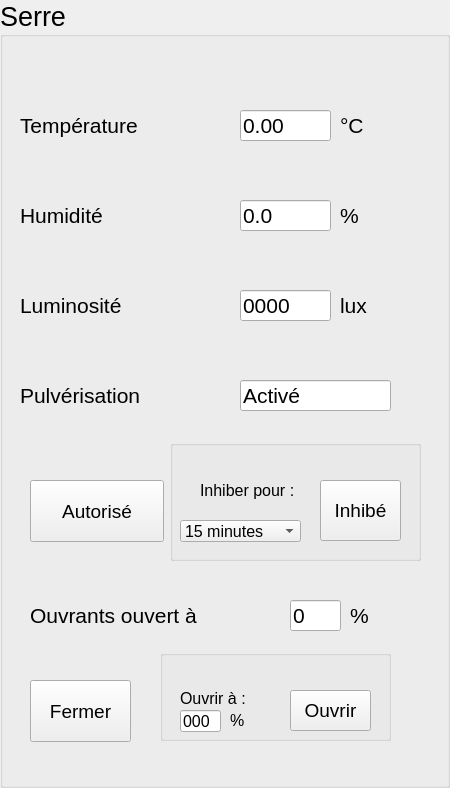
<?xml version="1.0" encoding="UTF-8"?>
<ui version="4.0">
 <class>IHM_Serre</class>
 <widget class="QWidget" name="IHM_Serre">
  <property name="geometry">
   <rect>
    <x>0</x>
    <y>0</y>
    <width>450</width>
    <height>788</height>
   </rect>
  </property>
  <property name="windowTitle">
   <string>Form</string>
  </property>
  <widget class="QGroupBox" name="Serre">
   <property name="geometry">
    <rect>
     <x>0</x>
     <y>0</y>
     <width>450</width>
     <height>788</height>
    </rect>
   </property>
   <property name="font">
    <font>
     <pointsize>20</pointsize>
    </font>
   </property>
   <property name="title">
    <string>Serre</string>
   </property>
   <widget class="QLabel" name="LabelHumidite">
    <property name="geometry">
     <rect>
      <x>20</x>
      <y>200</y>
      <width>181</width>
      <height>31</height>
     </rect>
    </property>
    <property name="font">
     <font>
      <pointsize>16</pointsize>
     </font>
    </property>
    <property name="text">
     <string>Humidité</string>
    </property>
   </widget>
   <widget class="QLabel" name="LabelLuminosite">
    <property name="geometry">
     <rect>
      <x>20</x>
      <y>290</y>
      <width>181</width>
      <height>31</height>
     </rect>
    </property>
    <property name="font">
     <font>
      <pointsize>16</pointsize>
     </font>
    </property>
    <property name="text">
     <string>Luminosité</string>
    </property>
   </widget>
   <widget class="QLabel" name="LabelCelsus">
    <property name="geometry">
     <rect>
      <x>340</x>
      <y>110</y>
      <width>41</width>
      <height>31</height>
     </rect>
    </property>
    <property name="font">
     <font>
      <pointsize>16</pointsize>
     </font>
    </property>
    <property name="text">
     <string>°C</string>
    </property>
   </widget>
   <widget class="QLabel" name="LabelPercent">
    <property name="geometry">
     <rect>
      <x>340</x>
      <y>200</y>
      <width>31</width>
      <height>31</height>
     </rect>
    </property>
    <property name="font">
     <font>
      <pointsize>16</pointsize>
     </font>
    </property>
    <property name="text">
     <string>%</string>
    </property>
   </widget>
   <widget class="QLabel" name="LabelLux">
    <property name="geometry">
     <rect>
      <x>340</x>
      <y>290</y>
      <width>41</width>
      <height>31</height>
     </rect>
    </property>
    <property name="font">
     <font>
      <pointsize>16</pointsize>
     </font>
    </property>
    <property name="text">
     <string>lux</string>
    </property>
   </widget>
   <widget class="QPushButton" name="btnPulveAuto">
    <property name="geometry">
     <rect>
      <x>30</x>
      <y>480</y>
      <width>134</width>
      <height>62</height>
     </rect>
    </property>
    <property name="font">
     <font>
      <pointsize>14</pointsize>
     </font>
    </property>
    <property name="text">
     <string>Autorisé</string>
    </property>
   </widget>
   <widget class="QLabel" name="LabelPulvi">
    <property name="geometry">
     <rect>
      <x>20</x>
      <y>380</y>
      <width>181</width>
      <height>31</height>
     </rect>
    </property>
    <property name="font">
     <font>
      <pointsize>16</pointsize>
     </font>
    </property>
    <property name="text">
     <string>Pulvérisation</string>
    </property>
   </widget>
   <widget class="QGroupBox" name="groupBox">
    <property name="geometry">
     <rect>
      <x>170</x>
      <y>440</y>
      <width>251</width>
      <height>121</height>
     </rect>
    </property>
    <property name="title">
     <string/>
    </property>
    <widget class="QLabel" name="label">
     <property name="geometry">
      <rect>
       <x>30</x>
       <y>40</y>
       <width>101</width>
       <height>21</height>
      </rect>
     </property>
     <property name="font">
      <font>
       <pointsize>12</pointsize>
      </font>
     </property>
     <property name="text">
      <string>Inhiber pour :</string>
     </property>
    </widget>
    <widget class="QPushButton" name="btnPulveInhibe">
     <property name="geometry">
      <rect>
       <x>150</x>
       <y>40</y>
       <width>81</width>
       <height>61</height>
      </rect>
     </property>
     <property name="font">
      <font>
       <pointsize>14</pointsize>
      </font>
     </property>
     <property name="text">
      <string>Inhibé</string>
     </property>
    </widget>
    <widget class="QComboBox" name="comboBox">
     <property name="geometry">
      <rect>
       <x>10</x>
       <y>80</y>
       <width>121</width>
       <height>22</height>
      </rect>
     </property>
     <property name="font">
      <font>
       <pointsize>12</pointsize>
      </font>
     </property>
     <item>
      <property name="text">
       <string>15 minutes</string>
      </property>
     </item>
     <item>
      <property name="text">
       <string>30 minutes</string>
      </property>
     </item>
     <item>
      <property name="text">
       <string>1 heure</string>
      </property>
     </item>
     <item>
      <property name="text">
       <string>2 heures</string>
      </property>
     </item>
     <item>
      <property name="text">
       <string>4 heures</string>
      </property>
     </item>
     <item>
      <property name="text">
       <string>8 heures</string>
      </property>
     </item>
     <item>
      <property name="text">
       <string>24 heures</string>
      </property>
     </item>
    </widget>
   </widget>
   <widget class="QLineEdit" name="lineEditTemperature">
    <property name="geometry">
     <rect>
      <x>240</x>
      <y>110</y>
      <width>91</width>
      <height>31</height>
     </rect>
    </property>
    <property name="font">
     <font>
      <pointsize>16</pointsize>
     </font>
    </property>
    <property name="text">
     <string>0.00</string>
    </property>
    <property name="readOnly">
     <bool>true</bool>
    </property>
   </widget>
   <widget class="QLineEdit" name="lineEditHumidite">
    <property name="geometry">
     <rect>
      <x>240</x>
      <y>200</y>
      <width>91</width>
      <height>31</height>
     </rect>
    </property>
    <property name="font">
     <font>
      <pointsize>16</pointsize>
     </font>
    </property>
    <property name="text">
     <string>0.0</string>
    </property>
    <property name="readOnly">
     <bool>true</bool>
    </property>
   </widget>
   <widget class="QLineEdit" name="lineEditLuminosite">
    <property name="geometry">
     <rect>
      <x>240</x>
      <y>290</y>
      <width>91</width>
      <height>31</height>
     </rect>
    </property>
    <property name="font">
     <font>
      <pointsize>16</pointsize>
     </font>
    </property>
    <property name="text">
     <string>0000</string>
    </property>
    <property name="readOnly">
     <bool>true</bool>
    </property>
   </widget>
   <widget class="QLineEdit" name="lineEditPulverivation">
    <property name="geometry">
     <rect>
      <x>240</x>
      <y>380</y>
      <width>151</width>
      <height>31</height>
     </rect>
    </property>
    <property name="font">
     <font>
      <pointsize>16</pointsize>
     </font>
    </property>
    <property name="text">
     <string>Activé</string>
    </property>
    <property name="readOnly">
     <bool>true</bool>
    </property>
   </widget>
   <widget class="QLabel" name="LabelPulvi_2">
    <property name="geometry">
     <rect>
      <x>30</x>
      <y>600</y>
      <width>251</width>
      <height>31</height>
     </rect>
    </property>
    <property name="font">
     <font>
      <pointsize>16</pointsize>
     </font>
    </property>
    <property name="text">
     <string>Ouvrants ouvert à </string>
    </property>
   </widget>
   <widget class="QLineEdit" name="lineEditOuvertA">
    <property name="geometry">
     <rect>
      <x>290</x>
      <y>600</y>
      <width>51</width>
      <height>31</height>
     </rect>
    </property>
    <property name="font">
     <font>
      <pointsize>16</pointsize>
     </font>
    </property>
    <property name="text">
     <string>0</string>
    </property>
    <property name="readOnly">
     <bool>true</bool>
    </property>
   </widget>
   <widget class="QLabel" name="LabelPercent_2">
    <property name="geometry">
     <rect>
      <x>350</x>
      <y>600</y>
      <width>31</width>
      <height>31</height>
     </rect>
    </property>
    <property name="font">
     <font>
      <pointsize>16</pointsize>
     </font>
    </property>
    <property name="text">
     <string>%</string>
    </property>
   </widget>
   <widget class="QLabel" name="LabelTemperature">
    <property name="geometry">
     <rect>
      <x>20</x>
      <y>110</y>
      <width>181</width>
      <height>31</height>
     </rect>
    </property>
    <property name="font">
     <font>
      <pointsize>16</pointsize>
     </font>
    </property>
    <property name="text">
     <string>Température</string>
    </property>
   </widget>
   <widget class="QPushButton" name="btnOuvrantsFermer">
    <property name="geometry">
     <rect>
      <x>30</x>
      <y>680</y>
      <width>101</width>
      <height>62</height>
     </rect>
    </property>
    <property name="font">
     <font>
      <pointsize>14</pointsize>
     </font>
    </property>
    <property name="text">
     <string>Fermer</string>
    </property>
   </widget>
   <widget class="QGroupBox" name="groupBox_2">
    <property name="geometry">
     <rect>
      <x>160</x>
      <y>650</y>
      <width>231</width>
      <height>91</height>
     </rect>
    </property>
    <property name="title">
     <string/>
    </property>
    <widget class="QLabel" name="label_2">
     <property name="geometry">
      <rect>
       <x>20</x>
       <y>40</y>
       <width>81</width>
       <height>16</height>
      </rect>
     </property>
     <property name="font">
      <font>
       <pointsize>12</pointsize>
      </font>
     </property>
     <property name="text">
      <string>Ouvrir à :</string>
     </property>
    </widget>
    <widget class="QLineEdit" name="lineEditNbrOuvrir">
     <property name="geometry">
      <rect>
       <x>20</x>
       <y>60</y>
       <width>41</width>
       <height>22</height>
      </rect>
     </property>
     <property name="font">
      <font>
       <pointsize>12</pointsize>
      </font>
     </property>
     <property name="text">
      <string>000</string>
     </property>
    </widget>
    <widget class="QLabel" name="label_3">
     <property name="geometry">
      <rect>
       <x>70</x>
       <y>60</y>
       <width>21</width>
       <height>20</height>
      </rect>
     </property>
     <property name="font">
      <font>
       <pointsize>12</pointsize>
      </font>
     </property>
     <property name="text">
      <string>%</string>
     </property>
    </widget>
    <widget class="QPushButton" name="btnOuvrantsOuvrir">
     <property name="geometry">
      <rect>
       <x>130</x>
       <y>40</y>
       <width>81</width>
       <height>41</height>
      </rect>
     </property>
     <property name="font">
      <font>
       <pointsize>14</pointsize>
      </font>
     </property>
     <property name="text">
      <string>Ouvrir</string>
     </property>
    </widget>
   </widget>
  </widget>
 </widget>
 <resources/>
 <connections/>
</ui>
